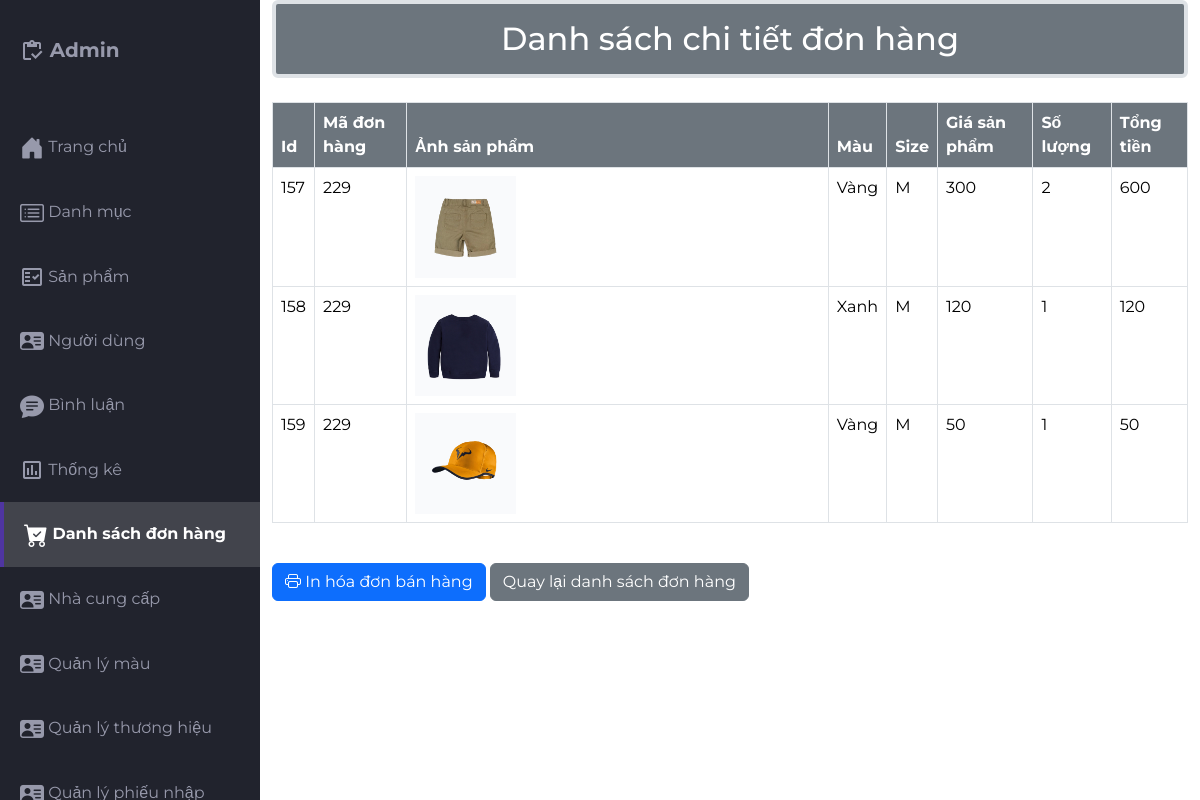
Page /src/Admin/indexadmin.php?act=chitietdh&order_id=229 (signed in) on the committed database.
### tables this page shows
CREATE TABLE `order_chitiet` (
  `order_chitiet_id` int(10) NOT NULL COMMENT 'ID chi tiết hóa đơn',
  `order_id` int(10) NOT NULL COMMENT 'ID hóa đơn',
  `pro_id` int(10) NOT NULL COMMENT 'ID sản phẩm',
  `color_id` int(10) NOT NULL COMMENT 'Mã màu',
  `size_id` int(10) NOT NULL COMMENT 'Id size',
  `pro_price` int(50) NOT NULL COMMENT 'Đơn giá sản phẩm',
  `soluong` int(20) NOT NULL COMMENT 'Số lượng sản phẩm',
  `total_price` int(25) NOT NULL COMMENT 'Tổng tiền hóa đơn chi tiết'
);

CREATE TABLE `products` (
  `pro_id` int(10) NOT NULL,
  `pro_name` varchar(255) NOT NULL,
  `pro_img` varchar(255) NOT NULL,
  `pro_price` float NOT NULL,
  `pro_desc` text NOT NULL,
  `pro_brand` varchar(55) NOT NULL,
  `pro_stock` int(11) NOT NULL,
  `cate_id` int(10) NOT NULL,
  `ncc_id` int(10) NOT NULL DEFAULT 1 COMMENT 'ID nhà cung cấp',
  `trangthai` int(1) NOT NULL,
  `pro_viewer` int(11) NOT NULL
);

CREATE TABLE `color` (
  `color_id` int(10) NOT NULL COMMENT 'ID màu',
  `color_name` varchar(50) NOT NULL COMMENT 'Tên màu',
  `color_ma` varchar(50) NOT NULL COMMENT 'Mã màu css'
);

CREATE TABLE `size` (
  `size_id` int(10) NOT NULL COMMENT 'ID size',
  `size_name` varchar(50) NOT NULL COMMENT 'Tên size'
);

### src/app/model/connectdb.php (called while the page is built, shortened)
<?php
function get_connect()
{
    try {
        $conn = new PDO("mysql:host=localhost;dbname=da1;charset=utf8", "root", "");
        $conn->setAttribute(PDO::ATTR_ERRMODE, PDO::ERRMODE_EXCEPTION);
        return $conn;
    } catch (Exception $e) {
        echo 'Kết nối thất bại: ' . $e->getMessage();
        return null;
    }
}
function pdo_queryall($sql)
{
    $thamso = array_slice(func_get_args(), 1);
    $conn = get_connect();
    try {
        $exe = $conn->prepare($sql);
        $exe->execute($thamso);
        return $exe->fetchAll(PDO::FETCH_ASSOC);
    } catch (Exception $e) {
        echo 'Thao tác thất bại: ' . $e->getMessage();
    } finally {
        unset($conn);
    }
}

### src/app/model/donhang.php (called while the page is built, shortened)
<?php
function loadall_chitietdh($order_id)
{
    $sql = " select order_chitiet.order_chitiet_id ,order_chitiet.order_id  ,order_chitiet.color_id  ,order_chitiet.size_id  ,order_chitiet.pro_price ,order_chitiet.soluong ,order_chitiet.total_price ,products.pro_img,color.color_name,size.size_name from order_chitiet
        LEFT JOIN products ON order_chitiet.pro_id = products.pro_id
        LEFT JOIN color ON order_chitiet.color_id = color.color_id
        LEFT JOIN size ON order_chitiet.size_id = size.size_id
        where order_chitiet.order_id = $order_id";
    $result =  pdo_queryall($sql);
    return $result;
}
?>

### src/Admin/donhang/chitetdh.php (the view)
<div class="container">
    <h2 class="border border-4 mb-4 text-bg-secondary p-3 text-center rounded">Danh sách chi tiết đơn hàng</h2>
    <div class="table-responsive">
        <table class="table table-bordered table-hover">
            <thead>
                <tr>
                    <th class="text-bg-secondary">Id</th>
                    <th class="text-bg-secondary">Mã đơn hàng</th>
                    <th class="text-bg-secondary">Ảnh sản phẩm</th>
                    <th class="text-bg-secondary">Màu </th>
                    <Th class="text-bg-secondary">Size</Th>
                    <Th class="text-bg-secondary">Giá sản phẩm</Th>
                    <Th class="text-bg-secondary">Số lượng</Th>
                    <Th class="text-bg-secondary">Tổng tiền</Th>
                </tr>
            </thead>
            <tbody>
                <?php
        foreach ($chitietdh as $donhang) {
          extract($donhang);
        ?>
                <tr>
                    <td><?= $order_chitiet_id ?></td>
                    <td><?= $order_id ?></td>
                    <td><img src="./sanpham/img/<?php echo $pro_img ?>" class="w-25 h-50" alt=""></td>
                    <td><?= $color_name ?></td>
                    <td><?= $size_name ?></td>
                    <td><?= $pro_price ?></td>
                    <td><?= $soluong ?></td>
                    <td><?= $total_price ?></td>
                </tr>
                <?php } ?>
            </tbody>
        </table>
    </div>
    <div class="mt-4 mb-4">
        <a href="indexadmin.php?act=in_hoadon&order_id=<?= $order_id ?>" class="btn btn-primary" target="_blank">
            <i class="bi bi-printer"></i> In hóa đơn bán hàng
        </a>
        <a href="indexadmin.php?act=donhang" class="btn btn-secondary">
            Quay lại danh sách đơn hàng
        </a>
    </div>
</div>

### src/Admin/css/styles.css (style rules this page uses)
body { margin: 0; padding: 0; box-sizing: border-box; background-color: #e6e8ed; color: #666666; font-family: "Montserrat", sans-serif; }

### rows in the picture
order_chitiet: order_chitiet_id "157", order "229", pro.pro_img (picture), color.color_name "Vàng", size.size_name "M", pro_price "300", soluong "2", total_price "600"
order_chitiet: order_chitiet_id "158", order "229", pro.pro_img (picture), color.color_name "Xanh", size.size_name "M", pro_price "120", soluong "1", total_price "120"
order_chitiet: order_chitiet_id "159", order "229", pro.pro_img (picture), color.color_name "Vàng", size.size_name "M", pro_price "50", soluong "1", total_price "50"
